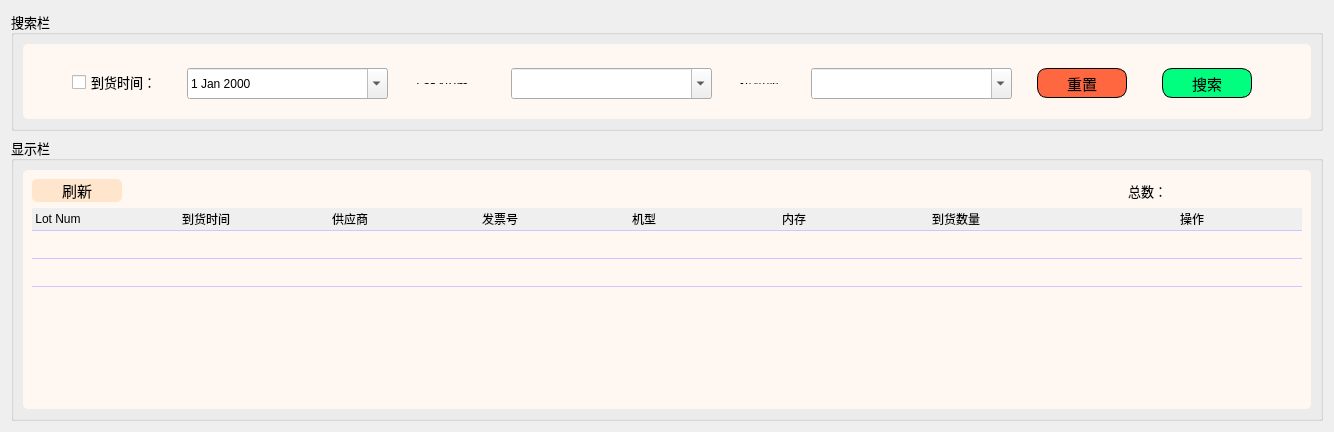
      <widget class="QWidget" name="page_3">
       <layout class="QGridLayout" name="gridLayout_12">
        <item row="0" column="0">
         <widget class="QGroupBox" name="groupBox_6">
          <property name="minimumSize">
           <size>
            <width>0</width>
            <height>120</height>
           </size>
          </property>
          <property name="maximumSize">
           <size>
            <width>16777215</width>
            <height>120</height>
           </size>
          </property>
          <property name="font">
           <font>
            <family>黑体</family>
            <pointsize>10</pointsize>
           </font>
          </property>
          <property name="title">
           <string>搜索栏</string>
          </property>
          <layout class="QGridLayout" name="gridLayout_6">
           <item row="0" column="0">
            <widget class="QFrame" name="frame_3">
             <property name="maximumSize">
              <size>
               <width>16777215</width>
               <height>134</height>
              </size>
             </property>
             <property name="styleSheet">
              <string notr="true">QFrame {
    width: 100%;
    background:   #fff8f2;
    border-radius: 5px;
    padding-bottom: 13px;
    box-shadow: 1px 1px 3px rgb(0 0 0 / 20%);
	padding-top:15px;
}</string>
             </property>
             <property name="frameShape">
              <enum>QFrame::StyledPanel</enum>
             </property>
             <property name="frameShadow">
              <enum>QFrame::Raised</enum>
             </property>
             <layout class="QGridLayout" name="gridLayout_14">
              <property name="horizontalSpacing">
               <number>25</number>
              </property>
              <property name="verticalSpacing">
               <number>6</number>
              </property>
              <item row="0" column="5">
               <widget class="QLabel" name="label_17">
                <property name="maximumSize">
                 <size>
                  <width>49</width>
                  <height>41</height>
                 </size>
                </property>
                <property name="font">
                 <font>
                  <family>黑体</family>
                  <pointsize>10</pointsize>
                 </font>
                </property>
                <property name="text">
                 <string>供应商：</string>
                </property>
               </widget>
              </item>
              <item row="0" column="2">
               <widget class="QDateEdit" name="in_dateEdit_1_1">
                <property name="minimumSize">
                 <size>
                  <width>201</width>
                  <height>31</height>
                 </size>
                </property>
                <property name="maximumSize">
                 <size>
                  <width>171</width>
                  <height>16777215</height>
                 </size>
                </property>
                <property name="styleSheet">
                 <string notr="true">QComboBox{
	font-family:&quot;黑体&quot;, Times, serif;
	font-size: 12px;

}</string>
                </property>
                <property name="calendarPopup">
                 <bool>true</bool>
                </property>
               </widget>
              </item>
              <item row="0" column="8">
               <widget class="QPushButton" name="search_pushButton_1_1">
                <property name="sizePolicy">
                 <sizepolicy hsizetype="Fixed" vsizetype="Fixed">
                  <horstretch>0</horstretch>
                  <verstretch>0</verstretch>
                 </sizepolicy>
                </property>
                <property name="minimumSize">
                 <size>
                  <width>100</width>
                  <height>30</height>
                 </size>
                </property>
                <property name="maximumSize">
                 <size>
                  <width>100</width>
                  <height>30</height>
                 </size>
                </property>
                <property name="font">
                 <font>
                  <family>黑体</family>
                  <pointsize>11</pointsize>
                  <weight>50</weight>
                  <italic>false</italic>
                  <bold>false</bold>
                  <underline>false</underline>
                  <strikeout>false</strikeout>
                  <kerning>true</kerning>
                 </font>
                </property>
                <property name="styleSheet">
                 <string notr="true">QPushButton {
	border-radius:10px;
	padding-top:5px;
	padding-bottom: 5px;
	border-color: black;
    border-style:solid;
    border-width:1px;
    background-color:#00ff7f;   
	margin-right: 10px;
}

QPushButton:hover
{
    background-color:#00aaff;
	border-radius:10px;
}

QPushButton:pressed
{
    padding-left:15px;
	border-radius:10px;
}
</string>
                </property>
                <property name="text">
                 <string>搜索</string>
                </property>
                <property name="icon">
                 <iconset>
                  <normaloff>D:/Projects/TrillionTech/images/search-13-64.gif</normaloff>D:/Projects/TrillionTech/images/search-13-64.gif</iconset>
                </property>
                <property name="iconSize">
                 <size>
                  <width>20</width>
                  <height>20</height>
                 </size>
                </property>
                <property name="checkable">
                 <bool>false</bool>
                </property>
                <property name="autoRepeat">
                 <bool>false</bool>
                </property>
                <property name="autoExclusive">
                 <bool>false</bool>
                </property>
               </widget>
              </item>
              <item row="0" column="1">
               <widget class="QCheckBox" name="checkBox">
                <property name="maximumSize">
                 <size>
                  <width>101</width>
                  <height>16777215</height>
                 </size>
                </property>
                <property name="font">
                 <font>
                  <family>黑体</family>
                  <pointsize>10</pointsize>
                 </font>
                </property>
                <property name="text">
                 <string>到货时间：</string>
                </property>
               </widget>
              </item>
              <item row="0" column="6">
               <widget class="QComboBox" name="supply_comboBox_1_1">
                <property name="minimumSize">
                 <size>
                  <width>201</width>
                  <height>31</height>
                 </size>
                </property>
                <property name="maximumSize">
                 <size>
                  <width>201</width>
                  <height>16777215</height>
                 </size>
                </property>
                <property name="font">
                 <font>
                  <family>黑体</family>
                  <pointsize>-1</pointsize>
                 </font>
                </property>
                <property name="styleSheet">
                 <string notr="true">QComboBox{
	font-family:&quot;黑体&quot;, Times, serif;
	font-size: 12px;

}</string>
                </property>
                <property name="editable">
                 <bool>true</bool>
                </property>
               </widget>
              </item>
              <item row="0" column="7">
               <widget class="QPushButton" name="again_pushButton_1_1">
                <property name="sizePolicy">
                 <sizepolicy hsizetype="Fixed" vsizetype="Fixed">
                  <horstretch>0</horstretch>
                  <verstretch>0</verstretch>
                 </sizepolicy>
                </property>
                <property name="minimumSize">
                 <size>
                  <width>100</width>
                  <height>30</height>
                 </size>
                </property>
                <property name="maximumSize">
                 <size>
                  <width>100</width>
                  <height>30</height>
                 </size>
                </property>
                <property name="font">
                 <font>
                  <family>黑体</family>
                  <pointsize>11</pointsize>
                  <weight>50</weight>
                  <italic>false</italic>
                  <bold>false</bold>
                  <underline>false</underline>
                  <strikeout>false</strikeout>
                  <kerning>true</kerning>
                 </font>
                </property>
                <property name="styleSheet">
                 <string notr="true">QPushButton {
	border-radius:10px;
	padding-top:5px;
	padding-bottom: 5px;
	border-color: black;
    border-style:solid;
    border-width:1px;
    background-color:#ff6741;   

	margin-right: 10px;
}

QPushButton:hover
{
    background-color:#00aaff;
	border-radius:10px;
}

QPushButton:pressed
{
    padding-left:15px;
	border-radius:10px;
}
</string>
                </property>
                <property name="text">
                 <string>重置</string>
                </property>
                <property name="icon">
                 <iconset>
                  <normaloff>D:/Projects/TrillionTech/images/redo-2-128.gif</normaloff>D:/Projects/TrillionTech/images/redo-2-128.gif</iconset>
                </property>
                <property name="iconSize">
                 <size>
                  <width>20</width>
                  <height>20</height>
                 </size>
                </property>
                <property name="checkable">
                 <bool>false</bool>
                </property>
                <property name="autoRepeat">
                 <bool>false</bool>
                </property>
                <property name="autoExclusive">
                 <bool>false</bool>
                </property>
               </widget>
              </item>
              <item row="0" column="0">
               <spacer name="horizontalSpacer_30">
                <property name="orientation">
                 <enum>Qt::Horizontal</enum>
                </property>
                <property name="sizeHint" stdset="0">
                 <size>
                  <width>40</width>
                  <height>20</height>
                 </size>
                </property>
               </spacer>
              </item>
              <item row="0" column="3">
               <widget class="QLabel" name="label_23">
                <property name="maximumSize">
                 <size>
                  <width>77</width>
                  <height>41</height>
                 </size>
                </property>
                <property name="font">
                 <font>
                  <family>黑体</family>
                  <pointsize>10</pointsize>
                 </font>
                </property>
                <property name="text">
                 <string>Lot Num：</string>
                </property>
               </widget>
              </item>
              <item row="0" column="9">
               <spacer name="horizontalSpacer_31">
                <property name="orientation">
                 <enum>Qt::Horizontal</enum>
                </property>
                <property name="sizeHint" stdset="0">
                 <size>
                  <width>40</width>
                  <height>20</height>
                 </size>
                </property>
               </spacer>
              </item>
              <item row="0" column="4">
               <widget class="QComboBox" name="lot_num_comboBox_1_1">
                <property name="minimumSize">
                 <size>
                  <width>201</width>
                  <height>31</height>
                 </size>
                </property>
                <property name="maximumSize">
                 <size>
                  <width>201</width>
                  <height>16777215</height>
                 </size>
                </property>
                <property name="font">
                 <font>
                  <family>黑体</family>
                  <pointsize>-1</pointsize>
                 </font>
                </property>
                <property name="styleSheet">
                 <string notr="true">QComboBox{
	font-family:&quot;黑体&quot;, Times, serif;
	font-size: 12px;

}</string>
                </property>
                <property name="editable">
                 <bool>true</bool>
                </property>
               </widget>
              </item>
             </layout>
             <zorder>in_dateEdit_1_1</zorder>
             <zorder>label_17</zorder>
             <zorder>again_pushButton_1_1</zorder>
             <zorder>label_23</zorder>
             <zorder>search_pushButton_1_1</zorder>
             <zorder>supply_comboBox_1_1</zorder>
             <zorder>lot_num_comboBox_1_1</zorder>
             <zorder>checkBox</zorder>
             <zorder>horizontalSpacer_30</zorder>
             <zorder>horizontalSpacer_31</zorder>
            </widget>
           </item>
          </layout>
         </widget>
        </item>
        <item row="1" column="0">
         <widget class="QGroupBox" name="groupBox_7">
          <property name="font">
           <font>
            <family>黑体</family>
            <pointsize>10</pointsize>
           </font>
          </property>
          <property name="title">
           <string>显示栏</string>
          </property>
          <layout class="QGridLayout" name="gridLayout_15">
           <item row="0" column="0">
            <widget class="QWidget" name="widget_4" native="true">
             <property name="styleSheet">
              <string notr="true">background-color:  #fff8f2;
border-radius:5px;</string>
             </property>
             <layout class="QGridLayout" name="gridLayout_13">
              <item row="0" column="5">
               <spacer name="horizontalSpacer_7">
                <property name="orientation">
                 <enum>Qt::Horizontal</enum>
                </property>
                <property name="sizeHint" stdset="0">
                 <size>
                  <width>40</width>
                  <height>20</height>
                 </size>
                </property>
               </spacer>
              </item>
              <item row="0" column="4">
               <spacer name="horizontalSpacer_6">
                <property name="orientation">
                 <enum>Qt::Horizontal</enum>
                </property>
                <property name="sizeHint" stdset="0">
                 <size>
                  <width>40</width>
                  <height>20</height>
                 </size>
                </property>
               </spacer>
              </item>
              <item row="0" column="1">
               <spacer name="horizontalSpacer">
                <property name="orientation">
                 <enum>Qt::Horizontal</enum>
                </property>
                <property name="sizeHint" stdset="0">
                 <size>
                  <width>40</width>
                  <height>20</height>
                 </size>
                </property>
               </spacer>
              </item>
              <item row="0" column="6">
               <spacer name="horizontalSpacer_8">
                <property name="orientation">
                 <enum>Qt::Horizontal</enum>
                </property>
                <property name="sizeHint" stdset="0">
                 <size>
                  <width>40</width>
                  <height>20</height>
                 </size>
                </property>
               </spacer>
              </item>
              <item row="1" column="0" colspan="14">
               <widget class="QTableWidget" name="tableWidget_1_1">
                <property name="font">
                 <font>
                  <family>黑体</family>
                  <pointsize>10</pointsize>
                 </font>
                </property>
                <property name="styleSheet">
                 <string notr="true">QHeaderView {
	border:0px;
}

QHeaderView::section{
	font-family:&quot;黑体&quot;, Times, serif;
	font-size: 12px;
	border-radius:14px;
	border-bottom:1px solid #d0c6ff;
	text-align:left;

}

QTableWidget::Item{
	border-bottom:1px solid #d0c6ff;
	color: black;
}</string>
                </property>
                <property name="frameShape">
                 <enum>QFrame::NoFrame</enum>
                </property>
                <property name="selectionMode">
                 <enum>QAbstractItemView::NoSelection</enum>
                </property>
                <property name="showGrid">
                 <bool>false</bool>
                </property>
                <property name="gridStyle">
                 <enum>Qt::NoPen</enum>
                </property>
                <property name="sortingEnabled">
                 <bool>true</bool>
                </property>
                <property name="wordWrap">
                 <bool>true</bool>
                </property>
                <property name="cornerButtonEnabled">
                 <bool>false</bool>
                </property>
                <property name="rowCount">
                 <number>2</number>
                </property>
                <attribute name="horizontalHeaderCascadingSectionResizes">
                 <bool>false</bool>
                </attribute>
                <attribute name="horizontalHeaderMinimumSectionSize">
                 <number>50</number>
                </attribute>
                <attribute name="horizontalHeaderDefaultSectionSize">
                 <number>150</number>
                </attribute>
                <attribute name="horizontalHeaderStretchLastSection">
                 <bool>true</bool>
                </attribute>
                <attribute name="verticalHeaderVisible">
                 <bool>false</bool>
                </attribute>
                <attribute name="verticalHeaderCascadingSectionResizes">
                 <bool>false</bool>
                </attribute>
                <attribute name="verticalHeaderDefaultSectionSize">
                 <number>28</number>
                </attribute>
                <attribute name="verticalHeaderHighlightSections">
                 <bool>false</bool>
                </attribute>
                <attribute name="verticalHeaderShowSortIndicator" stdset="0">
                 <bool>true</bool>
                </attribute>
                <attribute name="verticalHeaderStretchLastSection">
                 <bool>false</bool>
                </attribute>
                <row>
                 <property name="text">
                  <string>1</string>
                 </property>
                </row>
                <row>
                 <property name="text">
                  <string>2</string>
                 </property>
                </row>
                <column>
                 <property name="text">
                  <string> Lot Num</string>
                 </property>
                 <property name="textAlignment">
                  <set>AlignLeading|AlignVCenter</set>
                 </property>
                </column>
                <column>
                 <property name="text">
                  <string>到货时间</string>
                 </property>
                 <property name="textAlignment">
                  <set>AlignLeading|AlignVCenter</set>
                 </property>
                </column>
                <column>
                 <property name="text">
                  <string>供应商</string>
                 </property>
                 <property name="textAlignment">
                  <set>AlignLeading|AlignVCenter</set>
                 </property>
                </column>
                <column>
                 <property name="text">
                  <string>发票号</string>
                 </property>
                 <property name="textAlignment">
                  <set>AlignLeading|AlignVCenter</set>
                 </property>
                </column>
                <column>
                 <property name="text">
                  <string>机型</string>
                 </property>
                 <property name="textAlignment">
                  <set>AlignLeading|AlignVCenter</set>
                 </property>
                </column>
                <column>
                 <property name="text">
                  <string>内存</string>
                 </property>
                 <property name="textAlignment">
                  <set>AlignJustify|AlignVCenter</set>
                 </property>
                </column>
                <column>
                 <property name="text">
                  <string>到货数量</string>
                 </property>
                 <property name="textAlignment">
                  <set>AlignLeading|AlignVCenter</set>
                 </property>
                </column>
                <column>
                 <property name="text">
                  <string>操作</string>
                 </property>
                </column>
                <item row="0" column="0">
                 <property name="text">
                  <string/>
                 </property>
                </item>
                <item row="1" column="0">
                 <property name="text">
                  <string/>
                 </property>
                </item>
               </widget>
              </item>
              <item row="0" column="0">
               <widget class="QPushButton" name="refresh_pushButton_1_1">
                <property name="enabled">
                 <bool>true</bool>
                </property>
                <property name="minimumSize">
                 <size>
                  <width>90</width>
                  <height>23</height>
                 </size>
                </property>
                <property name="maximumSize">
                 <size>
                  <width>100</width>
                  <height>23</height>
                 </size>
                </property>
                <property name="font">
                 <font>
                  <family>黑体</family>
                  <pointsize>11</pointsize>
                 </font>
                </property>
                <property name="styleSheet">
                 <string notr="true">QPushButton {
	border-radius:5px;
    border-width:1px;
    background-color:#ffe5cb;  
	height:25px; 
}

QPushButton:pressed
{
    padding-left:15px;
	border-radius:5px;
}</string>
                </property>
                <property name="text">
                 <string>刷新</string>
                </property>
                <property name="icon">
                 <iconset>
                  <normaloff>D:/Projects/TrillionTech/images/sinchronize-64.gif</normaloff>D:/Projects/TrillionTech/images/sinchronize-64.gif</iconset>
                </property>
                <property name="checkable">
                 <bool>true</bool>
                </property>
                <property name="autoExclusive">
                 <bool>true</bool>
                </property>
               </widget>
              </item>
              <item row="0" column="8">
               <spacer name="horizontalSpacer_10">
                <property name="orientation">
                 <enum>Qt::Horizontal</enum>
                </property>
                <property name="sizeHint" stdset="0">
                 <size>
                  <width>40</width>
                  <height>20</height>
                 </size>
                </property>
               </spacer>
              </item>
              <item row="0" column="9">
               <spacer name="horizontalSpacer_11">
                <property name="orientation">
                 <enum>Qt::Horizontal</enum>
                </property>
                <property name="sizeHint" stdset="0">
                 <size>
                  <width>40</width>
                  <height>20</height>
                 </size>
                </property>
               </spacer>
              </item>
              <item row="0" column="7">
               <spacer name="horizontalSpacer_9">
                <property name="orientation">
                 <enum>Qt::Horizontal</enum>
                </property>
                <property name="sizeHint" stdset="0">
                 <size>
                  <width>40</width>
                  <height>20</height>
                 </size>
                </property>
               </spacer>
              </item>
              <item row="0" column="12">
               <widget class="QLineEdit" name="count_lineEdit_1_1">
                <property name="enabled">
                 <bool>false</bool>
                </property>
               </widget>
              </item>
              <item row="0" column="3">
               <spacer name="horizontalSpacer_3">
                <property name="orientation">
                 <enum>Qt::Horizontal</enum>
                </property>
                <property name="sizeHint" stdset="0">
                 <size>
                  <width>40</width>
                  <height>20</height>
                 </size>
                </property>
               </spacer>
              </item>
              <item row="0" column="11">
               <widget class="QLabel" name="label_24">
                <property name="font">
                 <font>
                  <family>黑体</family>
                  <pointsize>10</pointsize>
                 </font>
                </property>
                <property name="text">
                 <string>总数：</string>
                </property>
               </widget>
              </item>
              <item row="0" column="2">
               <spacer name="horizontalSpacer_2">
                <property name="orientation">
                 <enum>Qt::Horizontal</enum>
                </property>
                <property name="sizeHint" stdset="0">
                 <size>
                  <width>40</width>
                  <height>20</height>
                 </size>
                </property>
               </spacer>
              </item>
              <item row="0" column="10">
               <spacer name="horizontalSpacer_12">
                <property name="orientation">
                 <enum>Qt::Horizontal</enum>
                </property>
                <property name="sizeHint" stdset="0">
                 <size>
                  <width>40</width>
                  <height>20</height>
                 </size>
                </property>
               </spacer>
              </item>
             </layout>
            </widget>
           </item>
          </layout>
         </widget>
        </item>
       </layout>
      </widget>
